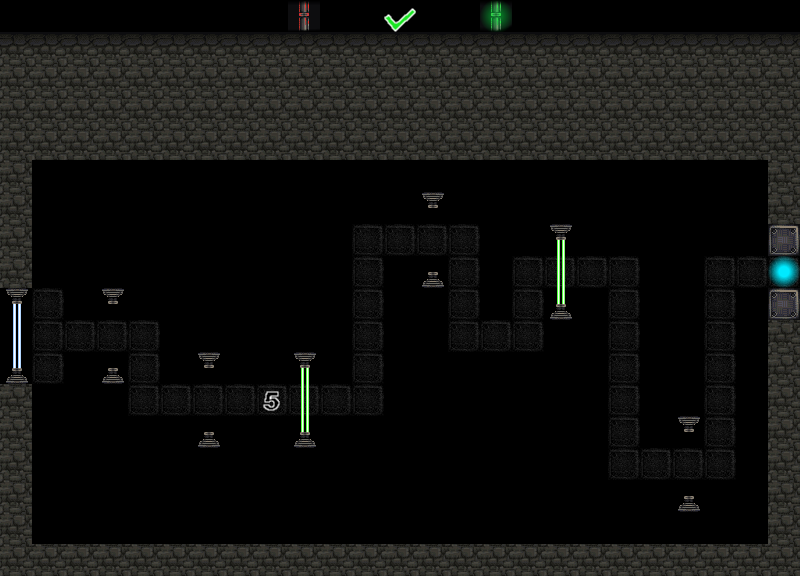

A level layout from a 2D game, rendered from its tile map. Below: a short description, then the map file with tile-grid data replaced by summaries:
An orthogonal 25x18 tile map with 32x32 px tiles, 2 tile layers (background, interactive).

<map version="1.0" orientation="orthogonal" width="25" height="18" tilewidth="32" tileheight="32">
 <properties>
  <property name="inverted" value="1" />
  <property name="text" value="J'aimais bien ces raccourcis..." />
 </properties>
 <tileset firstgid="1" name="tileset" tilewidth="32" tileheight="32">
  <image source="../gfx/tileset.png" width="320" height="320" />
 </tileset>
 <layer name="background" width="25" height="18">
  <data>[450 cells, 450 non-empty, 5 distinct tile ids]</data>
 </layer>
 <layer name="interactive" width="25" height="18">
  <data>[450 cells, 439 non-empty, 16 distinct tile ids]</data>
 </layer>
</map>